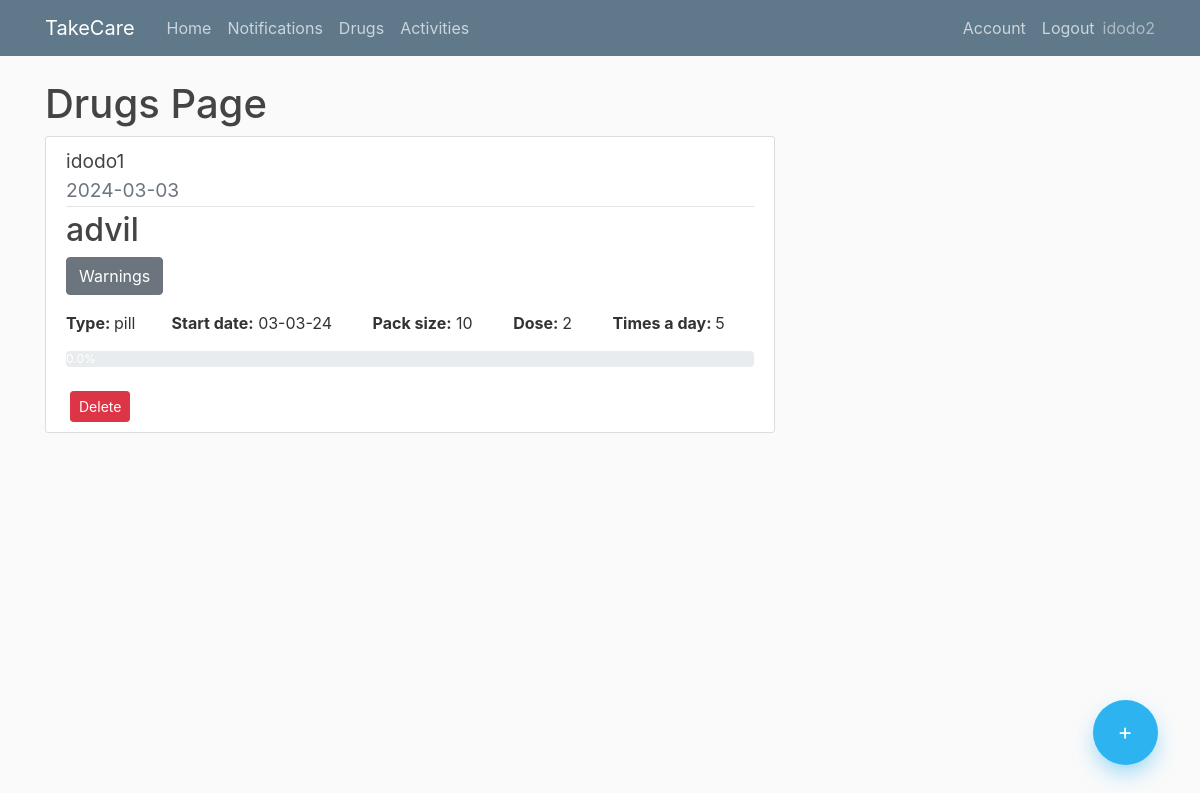
The page /drugs (signed in) on the database as committed earlier.
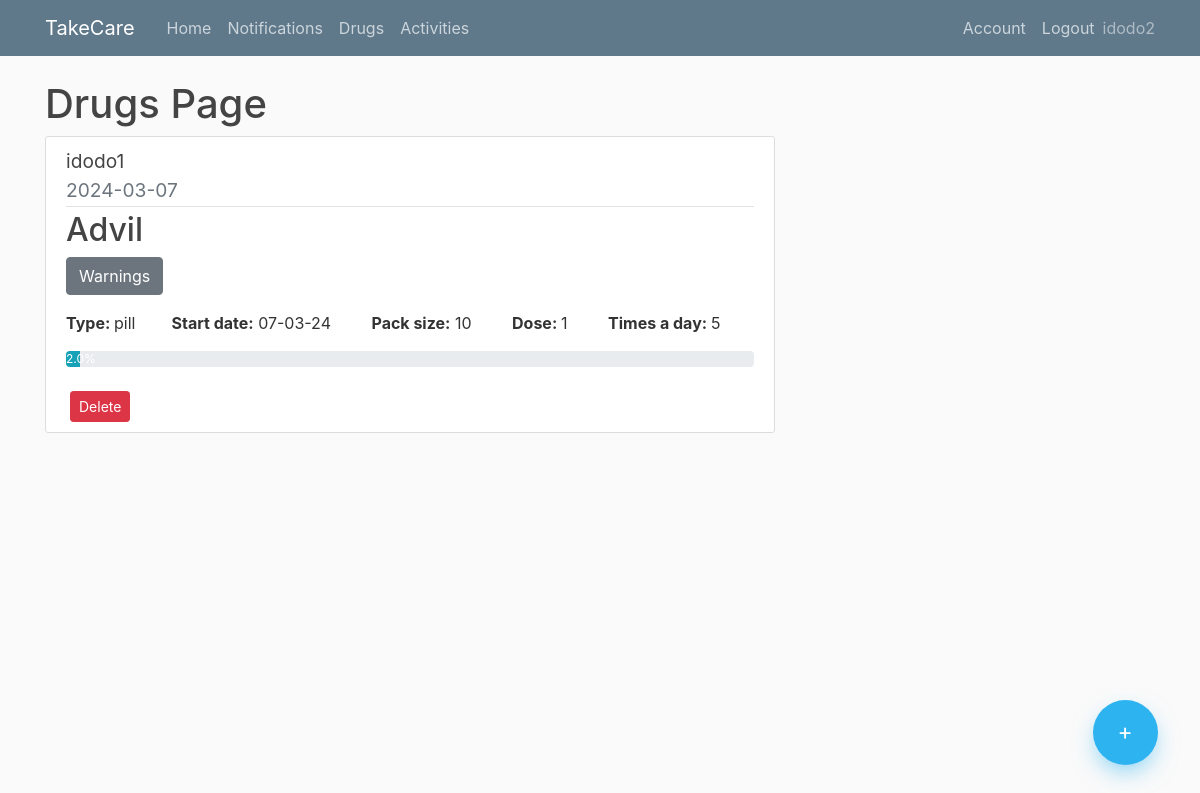
The same page on the database as committed later.
### app/models.py (models this page shows, shortened)
class Drug(db.Model):
    id = db.Column(db.Integer, primary_key=True)
    name = db.Column(db.String(150),nullable=False)
    type = db.Column(db.Text,nullable=False)
    dose = db.Column(db.Integer,nullable=False)
    timesaday = db.Column(db.Integer,nullable=False)
    taketime= db.Column(db.Time, nullable=False)
    gap = db.Column(db.Integer, nullable=False)
    packsize = db.Column(db.Integer,nullable=False)
    daystotake = db.Column(db.Integer,nullable=False)
    startdate = db.Column(db.Date,nullable=False)
    user_id = db.Column(db.Integer, db.ForeignKey('user.id'), nullable=False)
    elderly_user_id = db.Column(db.Integer, db.ForeignKey('elderlyuser.id'), nullable=False)
    drugschedules = db.relationship("DrugSchedule", cascade="all, delete")
    warnings = db.Column(db.String)

### app/routes.py (the view)
@app.route("/drugs")
@login_required
def drugs():
    if current_user.is_authenticated:
        drugs = Drug.query.filter_by(user_id=current_user.id)
        drug_schedule = DrugSchedule.query.filter_by(user_id=current_user.id)
        eldelys = Elderlyuser.query.filter_by(user_id=current_user.id)
        eldelys_dict = {i.id: i.username for i in eldelys}
        return render_template("drugs.html",drugs=drugs,drug_schedule=drug_schedule, title="Drugs",eldelys_dict=eldelys_dict)
    else:
        return render_template("home.html")

### app/models.py (called while the page is built)
@login_manager.user_loader
def load_user(user_id):
    return User.query.get(int(user_id))

### app/templates/drugs.html (shortened to what this page needs)
{% extends "layout.html" %}
{% block content %}
    <h1>Drugs Page</h1>
    <div class="floating-container">
        <a class="floating-button" href="{{ url_for('add_drug')}}"> +</a>
    </div>
    {% if drugs.count() == 0  %}
        <h3>No drug alerts found</h3>
    {% else %}
        {% for drug in drugs %}
            {% set counter = namespace(count=0) %}
            {% set totalcounter = namespace(count=0) %}
            {% for reminder in drug_schedule %}
                {% if reminder.drug_id == drug.id %}
                    {% set totalcounter.count = totalcounter.count + 1 %}
                    {% if reminder.took == 1 %}
                        {% set counter.count = counter.count + 1 %}
                    {% endif %}
                {% endif %}
            {% endfor %}
            {% if totalcounter.count > 0 %}
                {% set percentage = (counter.count / totalcounter.count * 100) | round %}
            {% else %}
                {% set percentage = 0 %}
            {% endif %}
            <article class="media content-section">
                <div class="media-body">
                    <div class="article-title">
                        <big>{{ eldelys_dict[drug.elderly_user_id] }}</big>
                    </div>
                    <div class="article-metadata">
                        <big class="text-muted">{{ drug.startdate.strftime('%Y-%m-%d') }} </big>
                    </div>
                    <h2>{{ drug.name }}</h2>
                    <p>
                     <button class="btn btn-secondary" data-toggle="collapse" href="#collapseExample" role="button" aria-expanded="false" aria-controls="collapseExample">
                        Warnings
                     </button>
                    </p>
                        <strong>Type: </strong> {{ drug.type }}&nbsp; &nbsp; &nbsp; &nbsp;
                       <strong>Start date:</strong> {{ drug.startdate.strftime('%d-%m-%y') }} &nbsp; &nbsp; &nbsp; &nbsp;
                        <strong>Pack size:</strong> {{ drug.packsize }} &nbsp; &nbsp; &nbsp; &nbsp;
                       <strong> Dose: </strong>{{ drug.dose }} &nbsp; &nbsp; &nbsp; &nbsp;
                        <strong>Times a day: </strong>{{ drug.timesaday }} &nbsp;
                    <div class="progress">
                        <div class="progress-bar bg-info" role="progressbar" style="width: {{ percentage }}%;" aria-valuenow="{{ percentage }}" aria-valuemin="0" aria-valuemax="100">{{ percentage }}%</div>
                    </div>
                    <br>
                    <button type="button" class="btn btn-danger btn-sm ml-1" data-toggle="modal" data-target="#deleteModal{{drug.id}}">
                        Delete
                    </button>
                </div>
            </article>
        {% endfor %}
    {% endif %}
{% endblock content %}

Rows that differ between the two databases and show on the page:
changed Drug "pill": startdate "2024-03-03" → "2024-03-07"; name "advil" → "Advil"; startdate "03-03-24" → "07-03-24"; dose "2" → "1"; percentage "0.0" → "2.0"
